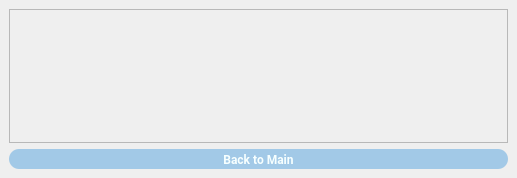
<?xml version="1.0" encoding="UTF-8"?>
<ui version="4.0">
 <class>MainWindow</class>
 <widget class="QMainWindow" name="MainWindow">
  <property name="geometry">
   <rect>
    <x>0</x>
    <y>0</y>
    <width>517</width>
    <height>178</height>
   </rect>
  </property>
  <property name="windowTitle">
   <string>MainWindow</string>
  </property>
  <widget class="QWidget" name="centralwidget">
   <layout class="QVBoxLayout" name="verticalLayout">
    <item>
     <widget class="QScrollArea" name="scrollArea">
      <property name="widgetResizable">
       <bool>true</bool>
      </property>
      <widget class="QWidget" name="scroll_layout">
       <property name="geometry">
        <rect>
         <x>0</x>
         <y>0</y>
         <width>491</width>
         <height>118</height>
        </rect>
       </property>
       <layout class="QVBoxLayout" name="verticalLayout_4"/>
      </widget>
     </widget>
    </item>
    <item>
     <widget class="QPushButton" name="console_to_main_button">
      <property name="minimumSize">
       <size>
        <width>0</width>
        <height>20</height>
       </size>
      </property>
      <property name="maximumSize">
       <size>
        <width>16777215</width>
        <height>20</height>
       </size>
      </property>
      <property name="font">
       <font>
        <family>Roboto</family>
        <weight>75</weight>
        <bold>true</bold>
       </font>
      </property>
      <property name="styleSheet">
       <string notr="true">QPushButton {
	border: 0px;
	border-radius: 10px;
	font-weight: bold;
	background-color: #a2c9e7;
	color: #f7ffff;
}
QPushButton:Hover {
	background-color: #8faae4;
}</string>
      </property>
      <property name="text">
       <string>Back to Main</string>
      </property>
     </widget>
    </item>
   </layout>
  </widget>
 </widget>
 <resources/>
 <connections/>
</ui>
